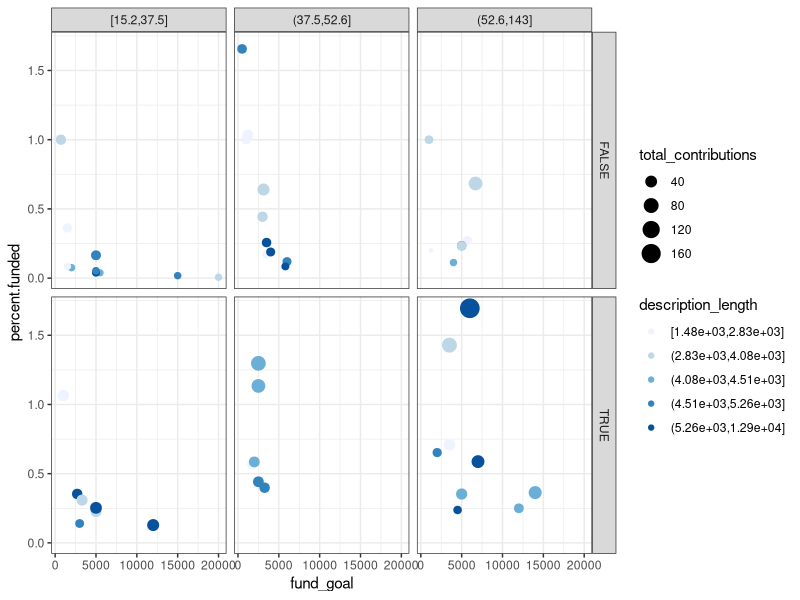
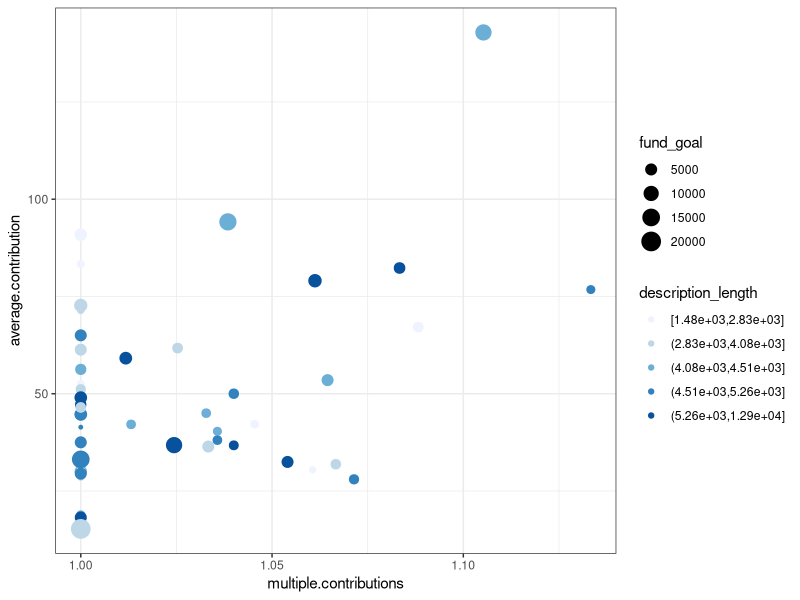

R code for these plots, in order:
# Load
prj.stats =read.csv('proj.txt')
prj.stats$percent.funded = with(prj.stats, fund_attained/fund_goal)
prj.stats$multiple.contributions = with(prj.stats, total_contributions/unique_contributions)
prj.stats$average.contribution = with(prj.stats, fund_attained/total_contributions)
prj.stats$multiple.contributions.bool = prj.stats$multiple.contributions > 1


lm.funded1 = lm(percent.funded~description_length+total_contributions+fund_goal+multiple.contributions+average.contribution, data = prj.stats)
lm.funded = step(lm.funded1)
summary(lm.funded)
## indicates 
# - funding goal negative for percentage
# - more contribs better
# - having multiple contribs _didn't_ help achieve full funding
# - longer description did not help, may slightly hurt
# - higher average contribution did not help

lm.avgive1 = lm(average.contribution~description_length+total_contributions+fund_goal+multiple.contributions, data = prj.stats)
lm.avgive = step(lm.avgive1)
summary(lm.avgive)
## indicates
#  - having multiple contribs per contributor may up the average contribution, but nothing else seems to help
# - may be driven by a few outliers (see Figure 2, 3)

require(ggplot2)

# modify average contrib to bins of 10s and desc len to bins of 1000s
#prj.stats$average.contribution = cut_number(prj.stats$average.contribution, n=5)
prj.stats$description_length =cut_number(prj.stats$description_length, n=5)
prj.stats$av.contrib.factor = cut_number(prj.stats$average.contribution, n=3)

g = ggplot(prj.stats)

g+theme_bw() + geom_point(aes(fund_goal, percent.funded, size=total_contributions, color=description_length))+ facet_grid(multiple.contributions.bool~av.contrib.factor)+scale_color_brewer(type='seq')

g +theme_bw() + geom_point(aes(multiple.contributions, average.contribution, color=description_length, size=fund_goal))+scale_color_brewer(type='seq')

#g +theme_bw()+ geom_boxplot(aes(multiple.contributions.bool, average.contribution))+ geom_point(aes(multiple.contributions.bool, average.contribution, color=description_length, size=fund_goal))+scale_color_brewer(type='seq')


